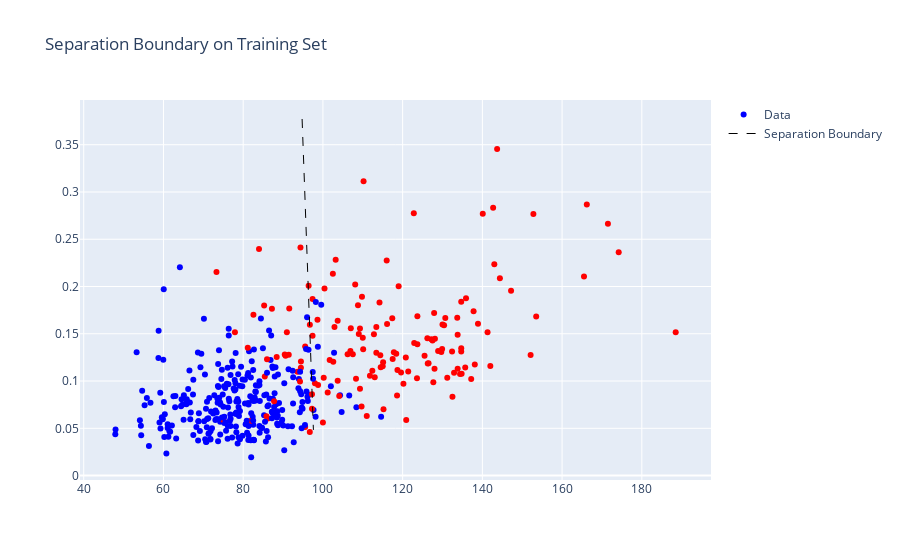

Notebook source saved alongside this figure:
### Code cell
# Visualisation of the results
fig = go.Figure()
colors = Y_train.map({0: "red", 1: "blue"})
fig.add_trace(
    go.Scatter(
        x=X_train["mean perimeter"],
        y=X_train["mean compactness"],
        mode="markers",
        marker=dict(color=colors),
        name="Data"
    )
)

# Adding the separation boundary
theta0 = model.intercept_
theta1, theta2 = model.coef_[0]
x1_values = np.linspace(X_train["mean perimeter"].min(), X_train["mean perimeter"].max(), 100)
func = lambda x: (-theta0 - theta1 * x) / theta2
x2_values = func(x1_values)
arr_plot = np.array(list(zip(x1_values, x2_values)))
arr_plot = arr_plot[(arr_plot[:, 1] >= X_train["mean compactness"].min() - 0.1) & (arr_plot[:, 1] <= X_train["mean compactness"].max() + 0.1)]
fig.add_trace(
    go.Scatter(
        x=arr_plot[:, 0],
        y=arr_plot[:, 1],
        mode='lines',
        name="Separation Boundary",
        line=dict(color="black", width=1, dash="dash")
    )
)
fig.update_layout(
    title_text="Separation Boundary on Training Set"
)

### Figure 1 — Plotly figure (JSON) as saved in the notebook; plotly's stock layout.template omitted (floating-point values rounded to 4 significant figures; data arrays with more than 128 entries replaced by an {"elided": "..."} marker saying what was removed)
{"data": [{"marker": {"color": {"elided": "426 str values"}}, "mode": "markers", "name": "Data", "type": "scatter", "x": {"elided": "426 float values"}, "y": {"elided": "426 float values"}}, {"line": {"color": "black", "dash": "dash", "width": 1}, "mode": "lines", "name": "Separation Boundary", "type": "scatter", "x": [94.78, 96.2, 97.62], "y": [0.3772, 0.2127, 0.04829]}], "layout": {"title": {"text": "Separation Boundary on Training Set"}}}
